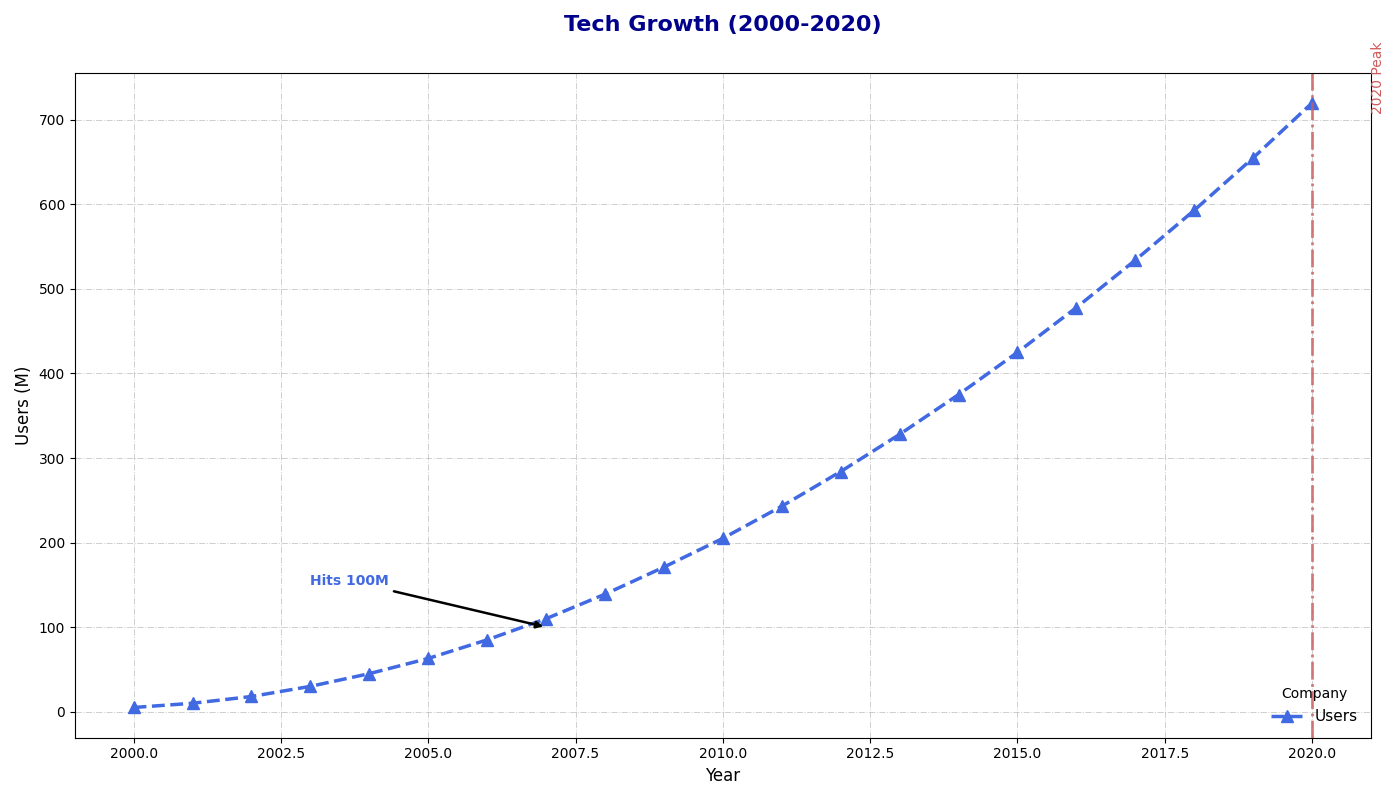

Generate this figure with Python:
import matplotlib.pyplot as plt
import numpy as np

years = np.arange(2000, 2021)
company_a_users = np.array([5, 10, 18, 30, 45, 63, 85, 110, 139, 171, 205, 243, 284, 328, 375, 425, 478, 534, 593, 655, 720])

fig, ax1 = plt.subplots(figsize=(14, 8))

ax1.plot(years, company_a_users, label='Users', marker='^', linestyle='--', color='royalblue', linewidth=2.5, markersize=8)

ax1.annotate('Hits 100M', xy=(2007, 100), xytext=(2003, 150),
             arrowprops=dict(facecolor='black', arrowstyle='-|>', lw=1.8),
             fontsize=10, fontweight='bold', color='royalblue')

ax1.axvline(x=2020, color='indianred', linestyle='-.', linewidth=2, alpha=0.8)
ax1.text(2021, 750, '2020 Peak', rotation=90, verticalalignment='center', fontsize=10, color='indianred')

ax1.set_title("Tech Growth (2000-2020)", fontsize=16, fontweight='bold', pad=30, color='darkblue')
ax1.set_xlabel("Year", fontsize=12)
ax1.set_ylabel("Users (M)", fontsize=12)

ax1.legend(loc='lower right', fontsize=11, title="Company", frameon=False)

ax1.grid(True, which='both', linestyle='-.', linewidth=0.7, alpha=0.6)

plt.tight_layout()
plt.show()
